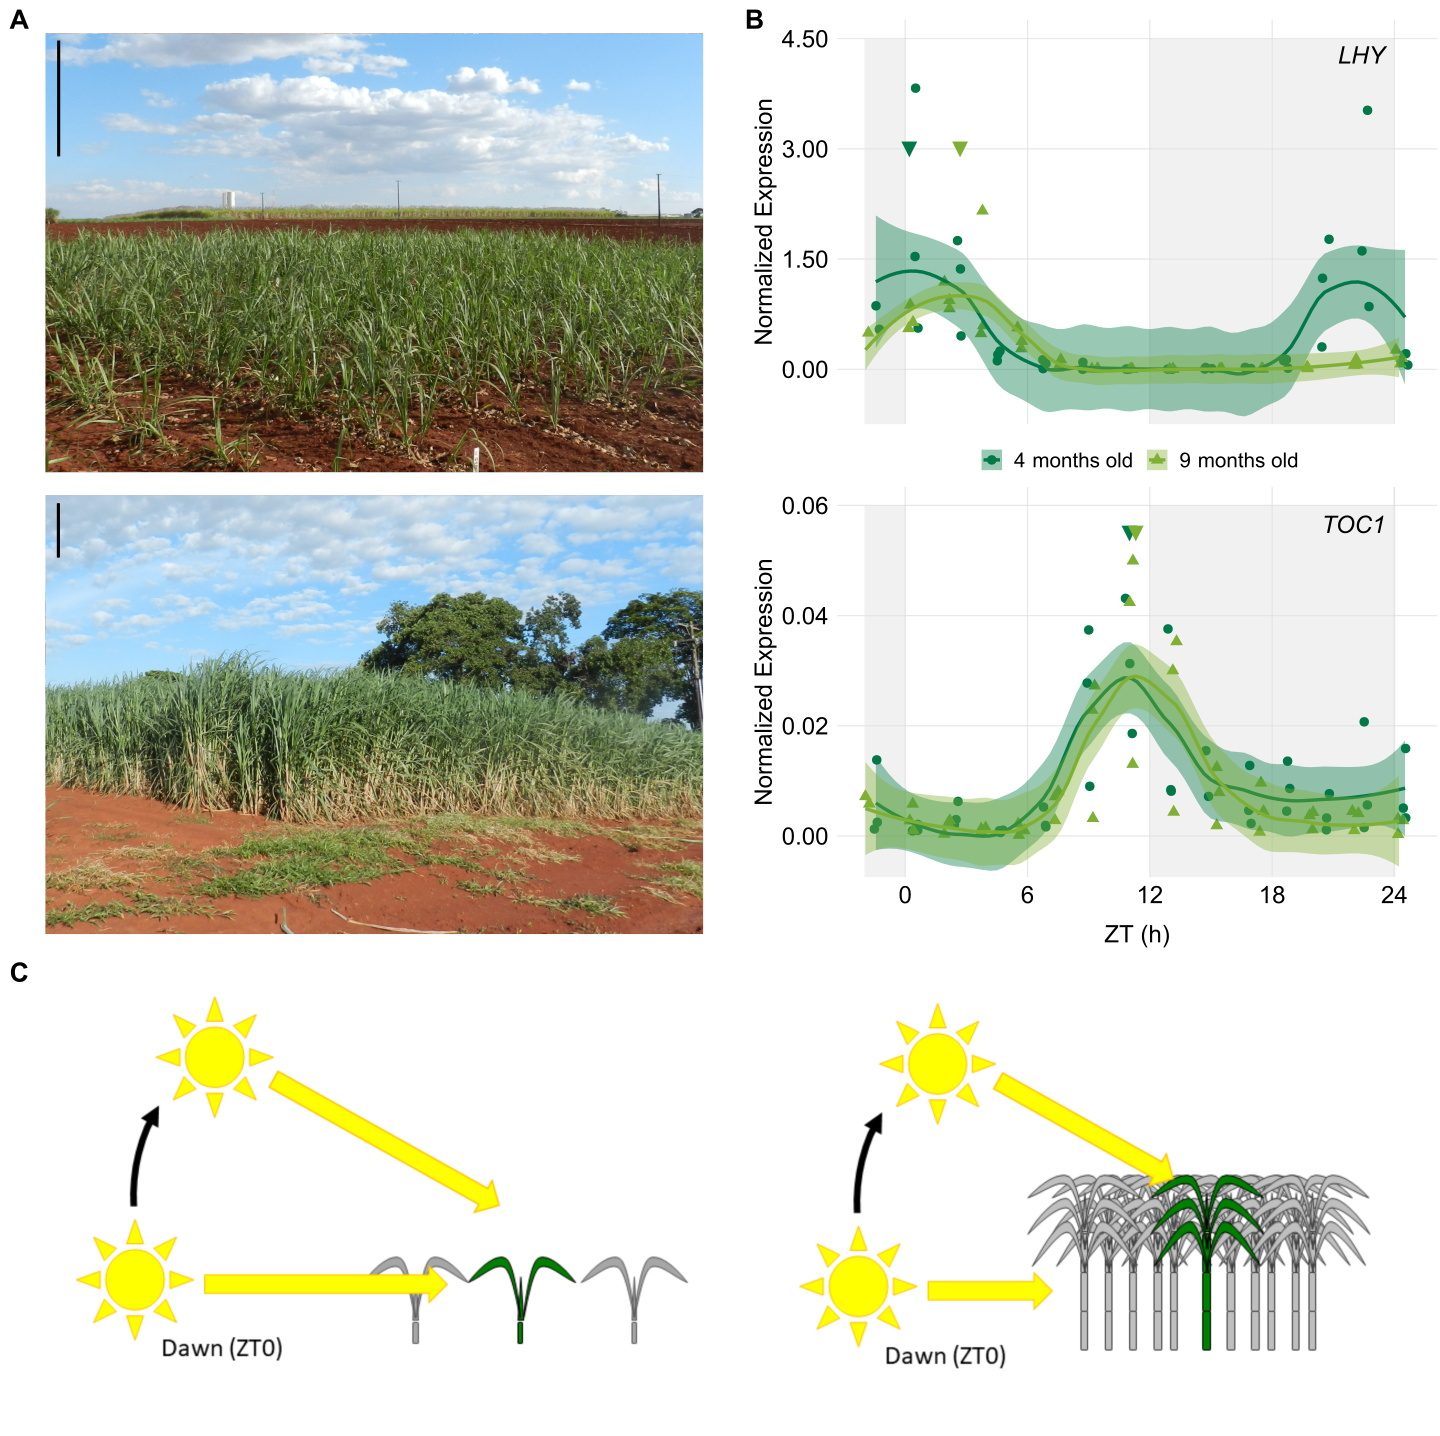

Source code (R):
library(ggplot2)
library(scales)
library(reshape2)
library(cowplot)
theme_set(theme_minimal_grid())
library(png)
library(grid)
library(RColorBrewer)
library(magick)


#exportar 1400 x 1400

C1 <- "#007849"
C2 <- "#82b135"
C1_line = "solid"
C2_line = "solid"
C1_fill <- "#7fbba4"
C2_fill <- "#c0d89a"

#Figure 4A
photo_4mo <- cowplot::ggdraw() + cowplot::draw_image("Figure4_photo_4mo.png", scale = 0.9)
photo_9mo <- cowplot::ggdraw() + cowplot::draw_image("Figure4_photo_4mo.png", scale = 0.9)

sugarcane4mo_9mo_LHY_timecourses <- read.csv("Figure4_4mo_9mo_LHY.txt", sep="\t")
sugarcane4mo_9mo_LHY <- ggplot(data=sugarcane4mo_9mo_LHY_timecourses, aes(x=CT, y=LHY, group=Campo, linetype=Campo)) +
  annotate("rect", xmin = -2, xmax = 0, ymin = -0.75, ymax = 4.5, alpha = .5, fill = "#e3e3e3")+
  annotate("rect", xmin = 12, xmax = 24, ymin = -0.75, ymax = 4.5, alpha = .5, fill = "#e3e3e3")+
  geom_jitter(aes(col=Campo, shape = Campo),position=position_jitter(0.2), size = 3) +
  #(aes(group = Campo, colour = Campo, fill=Campo, linetype=Campo, outfit=fit2<<-..y..),method="loess",  span = 0.5, size = 1.2)+
  stat_smooth(aes(group = Campo, colour = Campo, fill=Campo, outfit=fit2<<-..y..),method="loess",  span = 0.5, size = 1.2)+
  scale_colour_manual(values=c(C1, C2))+
  scale_fill_manual(values=c(C1, C2))+
  scale_linetype_manual(values=c(C1_line, C2_line)) +
  annotate("text", x = 0.20, y = 3, label = "\u25bc", size = 6, colour=C1)+
  annotate("text", x = 2.69, y = 3, label = "\u25bc", size = 6, colour=C2)+
  annotate("text", x = 21, y = 4.275, label = "italic(LHY)", size = 6, parse=TRUE)+
  scale_x_continuous(breaks=seq(0,24,6), name="ZT (h)", limits=c(-2, 24.75))+
  scale_y_continuous(breaks=seq(0,4.5,1.5), name="Normalized Expression", limits=c(-0.75,4.5), labels = scales::number_format(accuracy = 0.01), expand = expansion(mult = c(0, 0.05)))+
  #theme_minimal_grid() +
  theme(panel.grid.major = element_line(colour = "#efefef"), 
        text = element_text(size=18), 
        axis.ticks = element_blank(),
        axis.line = element_blank(),
        #axis.text.x = element_text(size=18),
        axis.text.x = element_blank(),
        axis.title.x = element_blank(),
        axis.text.y = element_text(size=18),
        #axis.text.y = element_blank(),
        #axis.title.y = element_blank(),
        legend.position = "bottom",
        legend.title = element_blank())+
  background_grid()
sugarcane4mo_9mo_LHY

#method to identify the peak and though of the smoothed fit in C1
fit2 <- data.frame(fit2)
fit3 <- fit2[1:80, ]
fit4 <- fit2[81:160, ]
fit5 <- cbind(fit3, fit4)
fit5 <- data.frame(fit5)
maxC10 <- data.frame(which(fit5 == max(fit5$fit3), arr.ind=TRUE))
maxC1 <- ((maxC10$row-1)*25.96/79)-1.44
maxC20 <- data.frame(which(fit5 == max(fit5$fit4), arr.ind=TRUE))
maxC2 <- ((maxC20$row-1)*26.18/79)-1.95
minC10 <- data.frame(which(fit5 == min(fit5$fit3), arr.ind=TRUE))
minC1 <- ((minC10$row-1)*25.96/79)-1.44
minC20 <- data.frame(which(fit5 == min(fit5$fit4), arr.ind=TRUE))
minC2 <- ((minC20$row-1)*26.18/79)-1.95
FinalMaxMin <- cbind(maxC1, minC1, maxC2, minC2)
round(FinalMaxMin)

#FinalMaxMin
#maxC1    minC1    maxC2    minC2
#0.203038 16.30481 2.689494 9.980127

sugarcane4mo_9mo_TOC1_timecourses <- read.csv("Figure4_4mo_9mo_TOC1.txt", sep="\t")
#campos_TOC1_timecourses$Campo = factor(campos_TOC1_timecourses$Campo, levels=c("4-month old", "9-month old"))
sugarcane4mo_9mo_TOC1 <- ggplot(data=sugarcane4mo_9mo_TOC1_timecourses, aes(x=CT, y=TOC1, group=Campo, linetype=Campo)) +
  annotate("rect", xmin = -2, xmax = 0, ymin = -0.0075, ymax = 0.06, alpha = .5, fill = "#e3e3e3")+
  annotate("rect", xmin = 12, xmax = 24, ymin = -0.0075, ymax = 0.06, alpha = .5, fill = "#e3e3e3")+
  geom_jitter(aes(col=Campo, shape = Campo),position=position_jitter(0.2), size = 3) +
  stat_smooth(aes(group = Campo, colour = Campo, fill=Campo, outfit=fit2<<-..y..),method="loess",  span = 0.5, size = 1.2)+
  #stat_smooth(aes(group = Campo, colour = Campo, fill=Campo, linetype=Campo, outfit=fit2<<-..y..),method="loess",  span = 0.5, size = 1.2)+
  scale_colour_manual(values=c(C1, C2))+
  scale_fill_manual(values=c(C1, C2))+
  scale_linetype_manual(values=c(C1_line, C2_line)) +
  annotate("text", x = 11,04, y = 0.055, label = "\u25bc", size = 6, colour=C1)+
  annotate("text", x = 11.31, y = 0.055, label = "\u25bc", size = 6, colour=C2)+
  annotate("text", x = 21, y = 0.057, label = "italic(TOC1)", size = 6, parse=TRUE)+
  scale_x_continuous(breaks=seq(0,24,6), name="ZT (h)", limits=c(-2, 24.75))+
  scale_y_continuous(breaks=seq(0,0.06,0.02), name="Normalized Expression", limits=c(-0.0075,0.06), expand = expansion(mult = c(0, 0.05)))+
  theme(panel.grid.major = element_line(colour = "#efefef", size = 0.75), 
        text = element_text(size=18), 
        axis.ticks = element_blank(),
        axis.line = element_blank(),
        axis.text.x = element_text(size=18),
        #axis.text.x = element_blank(),
        #axis.title.x = element_blank(),
        axis.text.y = element_text(size=18),
        #axis.text.y = element_blank(),
        #axis.title.y = element_blank(),
        legend.position = "none"
  )
sugarcane4mo_9mo_TOC1

#method to identify the peak and though of the smoothed fit in C1
fit2 <- data.frame(fit2)
fit3 <- fit2[1:80, ]
fit4 <- fit2[81:160, ]
fit5 <- cbind(fit3, fit4)
fit5 <- data.frame(fit5)
maxC10 <- data.frame(which(fit5 == max(fit5$fit3), arr.ind=TRUE))
maxC1 <- ((maxC10$row-1)*25.96/79)-1.44
maxC20 <- data.frame(which(fit5 == max(fit5$fit4), arr.ind=TRUE))
maxC2 <- ((maxC20$row-1)*26.18/79)-1.95
minC10 <- data.frame(which(fit5 == min(fit5$fit3), arr.ind=TRUE))
minC1 <- ((minC10$row-1)*25.96/79)-1.44
minC20 <- data.frame(which(fit5 == min(fit5$fit4), arr.ind=TRUE))
minC2 <- ((minC20$row-1)*26.18/79)-1.95
FinalMaxMin <- cbind(maxC1, minC1, maxC2, minC2)
round(FinalMaxMin)

#FinalMaxMin
#maxC1    minC1   maxC2    minC2
#11.04709 3.817722 11.3057 4.677848

#Figure4C
cartoon_4mo <- cowplot::ggdraw() + cowplot::draw_image("Figure4_cartoon_4mo.png", scale = 0.9)
cartoon_9mo <- cowplot::ggdraw() + cowplot::draw_image("Figure4_cartoon_9mo.png", scale = 0.9)


panelA <- plot_grid(photo_4mo, photo_4mo, labels = c("A", ""), ncol = 1, align = "none", rel_widths = c(1, 1),rel_heights = c(1,1),label_size = 20)
panelA

panelB <- plot_grid(sugarcane4mo_9mo_LHY, sugarcane4mo_9mo_TOC1, labels = c("B", ""), ncol = 1, align = "none", rel_widths = c(1, 1),rel_heights = c(1,1),label_size = 20)
panelB

panelAB <- plot_grid(panelA, panelB, labels = c("", ""), ncol = 2, align = "none", rel_widths = c(1, 1),rel_heights = c(1,1),label_size = 20)
panelAB

panelC <- plot_grid(cartoon_4mo, cartoon_9mo, labels = c("C", ""), ncol = 2, align = "none", rel_widths = c(1, 1),rel_heights = c(1,1),label_size = 20)
panelC

plot_grid(panelAB, panelC, labels = c("", ""), ncol = 1, align = "none", rel_widths = c(1, 1),rel_heights = c(1,0.5),label_size = 20)
